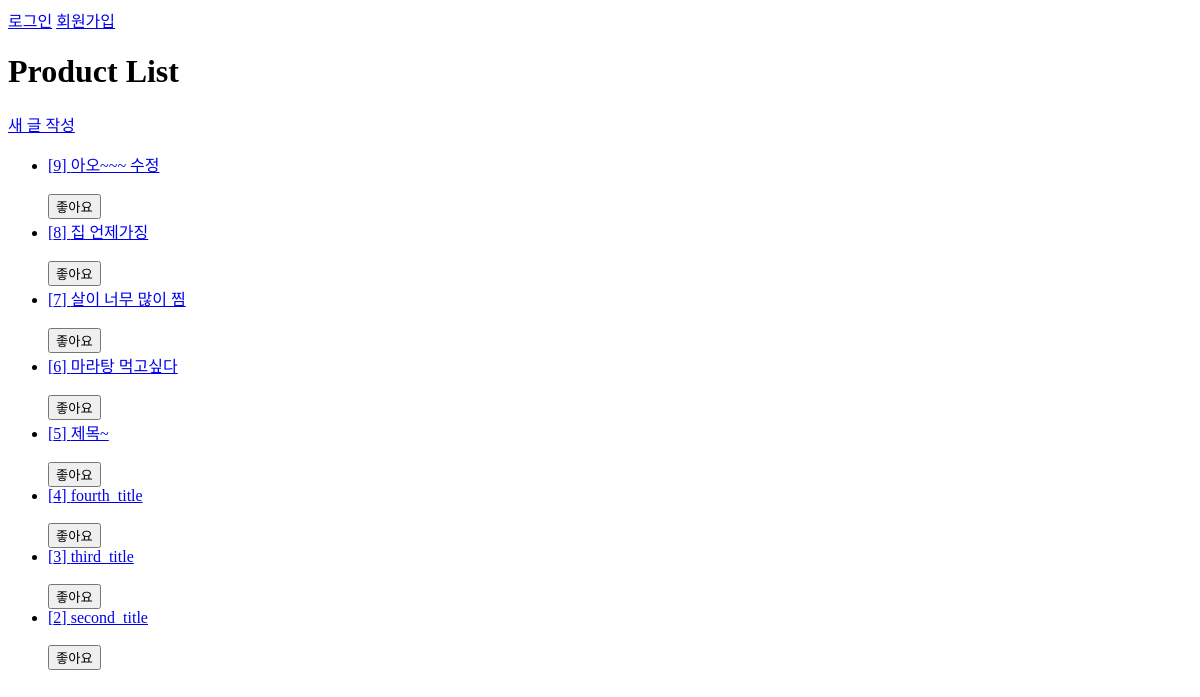
/products/product_list/, run on an earlier commit of the app's database.
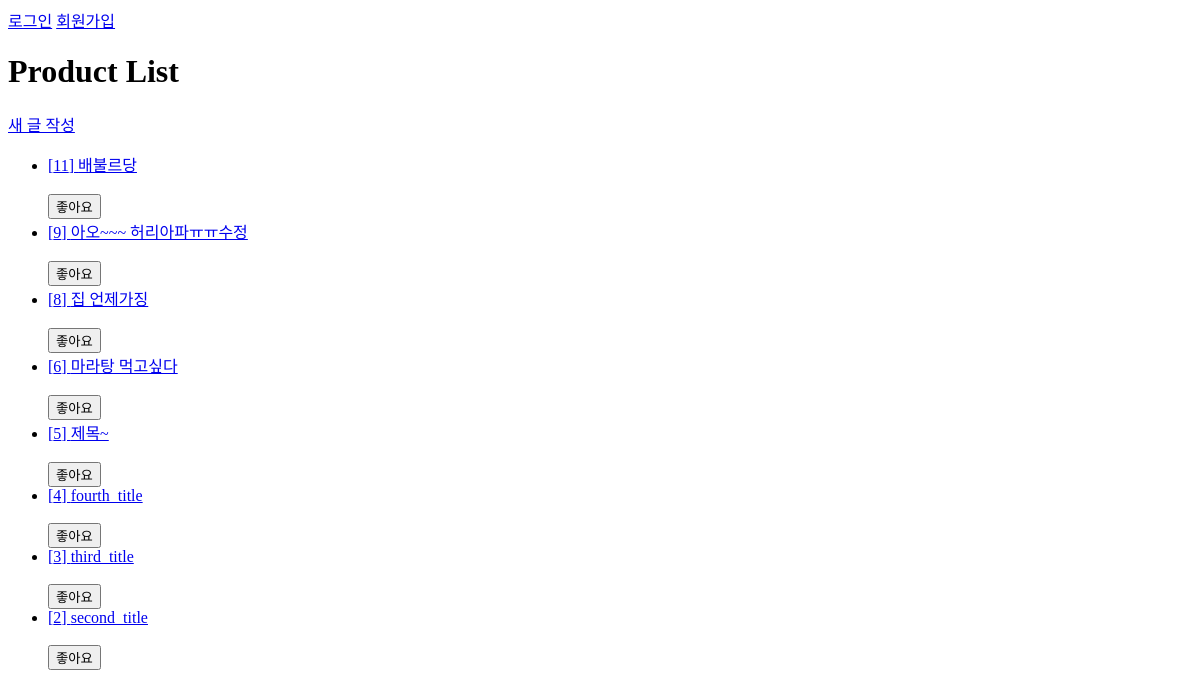
And on a later commit of the database.
### products/models.py (models this page shows, shortened)
class Article(models.Model):
    title = models.CharField(max_length=50)
    content = models.TextField()
    created_at = models.DateTimeField(auto_now_add=True)
    updated_at = models.DateTimeField(auto_now=True)
    author = models.ForeignKey(settings.AUTH_USER_MODEL, on_delete=models.CASCADE, related_name='products')
    like_users = models.ManyToManyField(
        settings.AUTH_USER_MODEL, related_name='like_articles'
    )

### products/views.py (the view)
# urls.py: path('product_list/', views.product_list, name='product_list'),
def product_list(request):
    articles = Article.objects.all().order_by('-id')
    context = {
        "articles" : articles,
    }
    return render(request, 'products/product_list.html', context)

### products/templates/products/product_list.html (shortened to what this page needs)
{% extends "base.html" %}
{% block content %}
    <h1>Product List</h1>
    <a href="{% url 'products:create' %}">새 글 작성</a>
    <ul>
        {% for article in articles %}
            <li>
                <a href="{% url 'products:product_detail' article.id %}">
                    <div>[{{article.id}}] {{article.title}}</div>
                </a>
                <br>
            </li>
            <form action="{% url 'products:like' article.pk %}" method="POST">
                {% if user in article.like_users.all %}
                    <input type="submit" value='좋아요 취소'>
                {% else %}
                    <input type="submit" value='좋아요'>
                {% endif %}
            </form>
        {% endfor %}
    </ul>
{% endblock content %}

What changed in the data, as far as the page shows it:
removed Article: id "7", title "살이 너무 많이 찜"
added Article: id "11", title "배불르당"
changed Article id 9: title "아오~~~ 수정" → "아오~~~ 허리아파ㅠㅠ수정"
